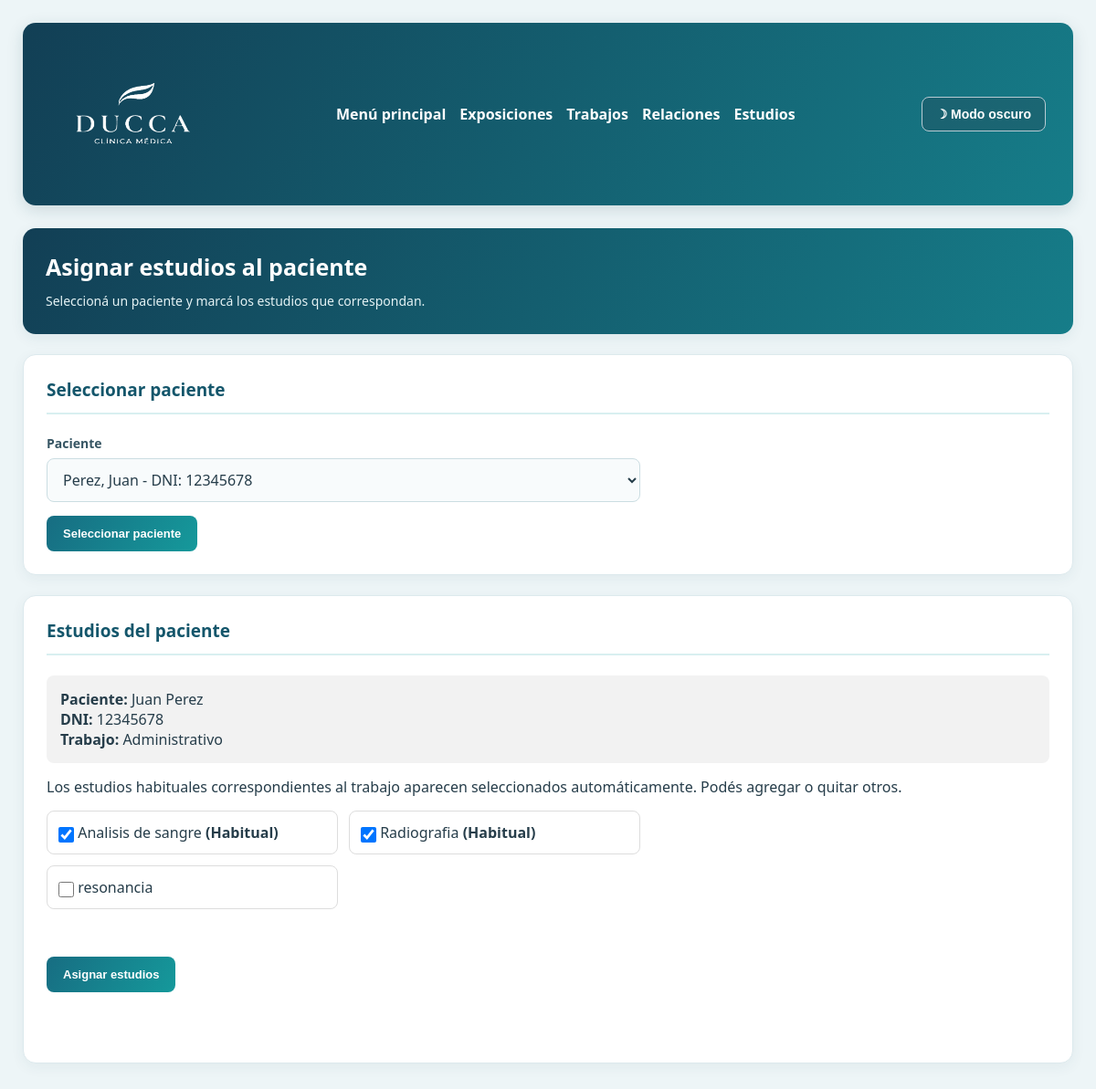
The page /Estudios/agregar.php?dni=12345678 on the database its author committed.
### tables this page shows
CREATE TABLE `paciente` (
  `dni_p` int(11) NOT NULL,
  `nombre_p` varchar(30) NOT NULL,
  `apellido` varchar(30) NOT NULL,
  `cuil` varchar(11) DEFAULT NULL,
  `telefono` varchar(20) NOT NULL,
  `mail` varchar(100) NOT NULL,
  `id_obra_social` int(11) DEFAULT NULL,
  `id_trabajo` int(11) DEFAULT NULL
);

CREATE TABLE `trabajo` (
  `id_trabajo` int(11) NOT NULL,
  `nombre_t` varchar(50) NOT NULL
);

CREATE TABLE `estudio` (
  `id_estudio` int(11) NOT NULL,
  `nombre_es` varchar(50) NOT NULL
);

### Estudios/agregar.php (the view, shortened to what this page needs)
<?php
require_once __DIR__ . "/../Pacientes/conexion.php";
$modoEdicion = $modoEdicion ?? false;
$dni = isset($_GET["dni"]) ? (int) $_GET["dni"] : 0;
$paciente = null;
$estudiosMarcados = [];
$estudiosHabituales = [];
if ($dni > 0) {
    $sqlPaciente = "SELECT p.dni_p, p.nombre_p, p.apellido, p.id_trabajo, t.nombre_t
                    FROM paciente p
                    LEFT JOIN trabajo t ON p.id_trabajo = t.id_trabajo
                    WHERE p.dni_p = ?";
    $stmt = mysqli_prepare($conexion, $sqlPaciente);
    mysqli_stmt_bind_param($stmt, "i", $dni);
    mysqli_stmt_execute($stmt);
    $resultadoPaciente = mysqli_stmt_get_result($stmt);
    $paciente = mysqli_fetch_assoc($resultadoPaciente);
    if ($paciente) {
        if ($paciente["id_trabajo"] !== null) {
            $sqlHabituales = "SELECT id_estudio FROM trabajo_estudio WHERE id_trabajo = ?";
            $stmt = mysqli_prepare($conexion, $sqlHabituales);
            mysqli_stmt_bind_param($stmt, "i", $paciente["id_trabajo"]);
            mysqli_stmt_execute($stmt);
            $resultadoHabituales = mysqli_stmt_get_result($stmt);
            while ($fila = mysqli_fetch_assoc($resultadoHabituales)) {
                $estudiosHabituales[] = (int) $fila["id_estudio"];
            }
        }
        $sqlAsignados = "SELECT id_estudio FROM paciente_estudio WHERE dni_paciente = ?";
        $stmt = mysqli_prepare($conexion, $sqlAsignados);
        mysqli_stmt_bind_param($stmt, "i", $dni);
        mysqli_stmt_execute($stmt);
        $resultadoAsignados = mysqli_stmt_get_result($stmt);
        while ($fila = mysqli_fetch_assoc($resultadoAsignados)) {
            $estudiosMarcados[] = (int) $fila["id_estudio"];
        }
        $estudiosMarcados = array_unique(array_merge($estudiosHabituales, $estudiosMarcados));
    }
}
$resultadoEstudios = mysqli_query($conexion, "SELECT id_estudio, nombre_es FROM estudio ORDER BY nombre_es ASC");
$resultadoPacientes = mysqli_query($conexion, "SELECT dni_p, nombre_p, apellido FROM paciente ORDER BY apellido ASC");
?>
<!DOCTYPE html>
<html lang="es">
<head>
    <link rel="stylesheet" href="../general/estilos.css">
</head>
<body>
<header>
    <div class="logo">
        <img id="logo" src="../general/Logo minimalista DUCCA con hojas orgánicas.png" alt="Logo DUCA" height="150" width="175">
    </div>
    <nav>
        <a href="../inicio sesion/index.php">Menú principal</a>
        <a href="../gestionar_exposiciones.html">Exposiciones</a>
        <a href="../Trabajos/Trabajos.php">Trabajos</a>
        <a href="../gestionar_relaciones.html">Relaciones</a>
        <a href="estudios.php">Estudios</a>
    </nav>
    <button type="button" id="btn-tema">Modo oscuro</button>
</header>
<main class="gestion-contenido">
    <section class="bienvenida">
        <h1><?php echo $modoEdicion ? "Editar estudios del paciente" : "Asignar estudios al paciente"; ?></h1>
        <p>Seleccioná un paciente y marcá los estudios que correspondan.</p>
    </section>
    <?php if (!$modoEdicion) { ?>
        <section class="tarjeta">
            <h2>Seleccionar paciente</h2>
            <form class="form-gestion" action="agregar.php" method="GET">
                <div class="campo">
                    <label for="dni">Paciente</label>
                    <select name="dni" id="dni" required>
                        <?php while ($fila = mysqli_fetch_assoc($resultadoPacientes)) { ?>
                            <option value="<?php echo $fila["dni_p"]; ?>"
                                <?php echo ($dni == $fila["dni_p"]) ? "selected" : ""; ?>>
                                <?php echo htmlspecialchars($fila["apellido"] . ", " . $fila["nombre_p"] . " - DNI: " . $fila["dni_p"]); ?>
                            </option>
                        <?php } ?>
                    </select>
                </div>
                <button type="submit">Seleccionar paciente</button>
            </form>
        </section>
    <?php } ?>
    <?php if ($dni > 0 && $paciente) { ?>
        <section class="tarjeta">
            <h2>Estudios del paciente</h2>
            <div class="datos-paciente">
                <p>
                    <strong>Paciente:</strong>
                    <?php echo htmlspecialchars($paciente["nombre_p"] . " " . $paciente["apellido"]); ?>
                </p>
                <p>
                    <strong>DNI:</strong>
                    <?php echo htmlspecialchars($paciente["dni_p"]); ?>
                </p>
                <p>
                    <strong>Trabajo:</strong>
                    <?php echo htmlspecialchars($paciente["nombre_t"] ?? "Sin trabajo"); ?>
                </p>
            </div>
            <p>Los estudios habituales correspondientes al trabajo aparecen seleccionados automáticamente. Podés agregar o quitar otros.</p>
            <form class="form-gestion" action="<?php echo $modoEdicion ? 'procesar_editar.php' : 'procesar_agregar.php'; ?>" method="POST">
                <div class="lista-estudios">
                    <?php while ($estudio = mysqli_fetch_assoc($resultadoEstudios)) { ?>
                        <div class="estudio-opcion">
                            <label>
                                <input type="checkbox" name="estudios[]" value="<?php echo $estudio["id_estudio"]; ?>"
                                    <?php echo in_array((int) $estudio["id_estudio"], $estudiosMarcados) ? "checked" : ""; ?>>
                                <?php echo htmlspecialchars($estudio["nombre_es"]); ?>
                                <?php if (in_array((int) $estudio["id_estudio"], $estudiosHabituales)) { ?>
                                    <strong>(Habitual)</strong>
                                <?php } ?>
                            </label>
                        </div>
                    <?php } ?>
                </div>
                <br>
                <button type="submit">
                    <?php echo $modoEdicion ? "Guardar cambios" : "Asignar estudios"; ?>
                </button>
                <a href="estudios.php" class="btn-cancelar">Cancelar</a>
            </form>
        </section>
    <?php } elseif ($dni > 0) { ?>
        <section class="tarjeta">
            <p class="mensaje-error">El paciente seleccionado no existe.</p>
        </section>
    <?php } ?>
</main>
</body>
</html>

### general/estilos.css (style rules this page uses)
* { box-sizing: border-box; margin: 0; padding: 0; }
body { font-family: 'Segoe UI', Arial, sans-serif; background: #edf5f7; color: #263d4a; padding: 25px; transition: background-color 0.7s ease, color 0.7s ease; }
header { background: linear-gradient(120deg, #123f55, #167d89); color: white; padding: 22px 30px; border-radius: 14px; display: flex; justify-content: space-between; align-items: center; margin-bottom: 25px; box-shadow: 0 5px 18px rgba(20, 65, 80, 0.15); transition: background-color 0.7s ease, color 0.7s ease; position: relative; z-index: 1000; overflow: visible; }
.logo { font-size: 21px; font-weight: bold; letter-spacing: 1px; }
nav { display: flex; align-items: center; gap: 15px; }
nav a { color: white; text-decoration: none; font-weight: 500; transition: color 0.7s ease; }
main { display: flex; flex-direction: column; gap: 22px; margin-bottom: 22px; }
.tarjeta, aside { background: white; border: 1px solid #dce9ed; border-radius: 14px; padding: 25px; box-shadow: 0 4px 15px rgba(30, 75, 90, 0.06); transition: background-color 0.7s ease, color 0.7s ease, border-color 0.7s ease; }
.tarjeta h2, aside h2 { color: #14566b; font-size: 19px; margin-bottom: 22px; padding-bottom: 12px; border-bottom: 2px solid #d8eff0; transition: color 0.7s ease, border-color 0.7s ease; }
.campo { display: flex; flex-direction: column; gap: 7px; }
.campo label, .bloque-buscador label { font-size: 14px; font-weight: 600; color: #365563; transition: color 0.7s ease; }
.campo input, .campo select, .bloque-buscador input { width: 100%; padding: 11px 13px; border: 1px solid #cbdde2; border-radius: 8px; background: #f8fbfc; color: #263d4a; font-family: inherit; font-size: 14px; outline: none; transition: background-color 0.7s ease, color 0.7s ease, border-color 0.7s ease; }
button { background: linear-gradient(120deg, #176d82, #15999b); color: white; border: none; border-radius: 8px; padding: 12px 18px; font-weight: bold; font-size: 13px; cursor: pointer; transition: transform 0.25s, box-shadow 0.25s, background-color 0.7s ease, color 0.7s ease; align-self: flex-start; }
#btn-tema { background: #244b5a69; color: white; border: 1px solid #b8cbd3; padding: 10px 15px; border-radius: 8px; cursor: pointer; font-size: 14px; }
.animar-entrada { opacity: 0; transform: translateY(20px); transition: opacity 0.6s ease, transform 0.6s ease; }
.animar-entrada.visible { opacity: 1; transform: translateY(0); }
#logo { transition: filter 1s ease; }
body:not(.login-page) #logo { filter: brightness(0) invert(1); }
.bienvenida { padding: 25px; background: linear-gradient(120deg, #123f55, #167d89); color: white; border-radius: 14px; box-shadow: 0 4px 15px rgba(30, 75, 90, 0.08); }
.bienvenida h1 { font-size: 25px; margin-bottom: 10px; }
.bienvenida p { font-size: 14px; color: #e5f3f5; line-height: 1.6; }
.gestion-contenido { display: flex; flex-direction: column; gap: 22px; }
.gestion-contenido .bienvenida { margin-bottom: 0; }
.form-gestion { display: flex; flex-direction: column; gap: 15px; max-width: 650px; }
.form-gestion .campo { display: flex; flex-direction: column; gap: 7px; }
.form-gestion input, .form-gestion select { width: 100%; padding: 11px 13px; border: 1px solid #cbdde2; border-radius: 8px; background: #f8fbfc; color: #263d4a; font: inherit; }
header { display: flex; align-items: center; justify-content: space-between; }
header #btn-tema { align-self: center; margin: 0; }
main.gestion-contenido input[type="checkbox"] { appearance: auto !important; width: 17px !important; height: 17px !important; min-width: 17px !important; max-width: 17px !important; margin: 0 !important; padding: 0 !important; flex: 0 0 17px !important; display: inline-block !important; vertical-align: middle !important; }
body header nav a, body header nav a:link, body header nav a:visited, body.modo-oscuro header nav a, body.modo-oscuro header nav a:visited { color: #ffffff !important; text-decoration: none !important; font-weight: 600; }
body header nav a { display: inline-block; transition: color 0.3s ease, transform 0.25s ease; }

### rows shown on the page
paciente: nombre_p+apellido "Juan Perez", dni_p "12345678", id_trabajo.nombre_t "Administrativo"
estudio: id_estudio "☑", nombre_es "Analisis de sangre", shows "(Habitual)"
estudio: id_estudio "☑", nombre_es "Radiografia", shows "(Habitual)"
estudio: nombre_es "resonancia"

### other values the page prints
form field dni "Perez, Juan - DNI: 12345678"
